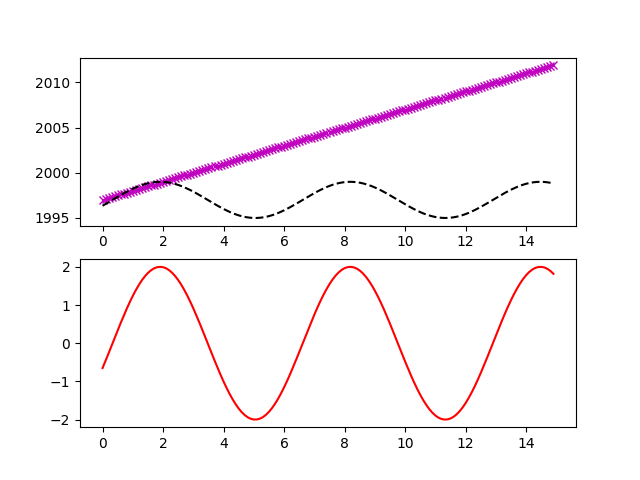

This figure's Python source:
import numpy as np
import matplotlib.pyplot as plt

def f(t):
  return np.cos(2015+t)

t1 = np.arange(0.0, 15.0, 0.1)
t2 = np.arange(0.0, 15.0, 0.1)

plt.figure(1)

plt.subplot(211)

plt.plot(t1, 1997+t1, 'mx', t2, 2*f(t1)+1997, 'k--')
#Note que no es la trigonometrica tal como la pidio, sin embargo, tal como explique en la pregunta 3, la he modificado para que luzca mejor
plt.subplot(212)
plt.plot(t2, 2*f(t2), 'r')
plt.savefig('Pregunta3_1.png')
plt.show()
